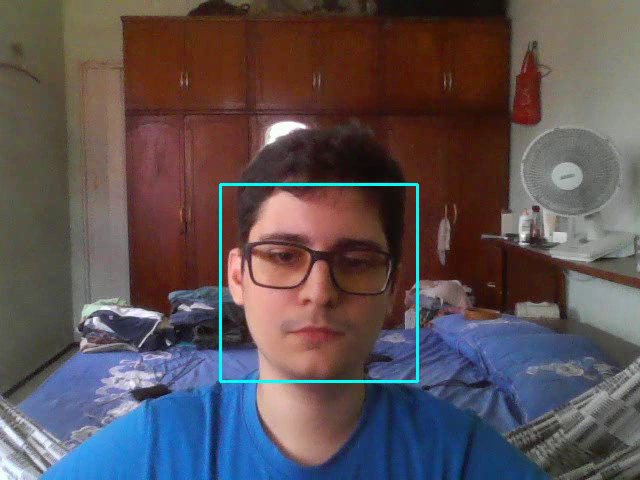
#> input picture frame 13 of face_detection_video.mp4, 640 x 480 px, given in place of the camera
$ python color_detection.py
#> lines starting #> are read from the running program, lines starting #| are printed output that depends on the picture; after the words box and inside, x2 and y2 are one past the last pixel; in counts of white or black regions, pixels touching at a corner belong together
import cv2 as cv
import numpy as np

cap = cv.VideoCapture(0)
width = int(cap.get(cv.CAP_PROP_FRAME_WIDTH))
height = int(cap.get(cv.CAP_PROP_FRAME_HEIGHT))
writer = cv.VideoWriter('color_detection_video.mp4', cv.VideoWriter_fourcc(*'mp4v'), 10, (width, height))

while True:
    _, img = cap.read()
#> img is the input picture: shape (480, 640, 3); mean B, G, R 84, 80.7, 91.3
    hsv = cv.cvtColor(img, cv.COLOR_BGR2HSV)
#> hsv: shape (480, 640, 3); mean H, S, V 50.8, 111.8, 111
    hsv = cv.medianBlur(hsv, 7)
#> hsv: shape (480, 640, 3); mean H, S, V 49.1, 111.1, 110.2

    L_limit = np.array([98, 50, 50])
    U_limit = np.array([139, 255, 255])

    b_mask = cv.inRange(hsv, L_limit, U_limit)
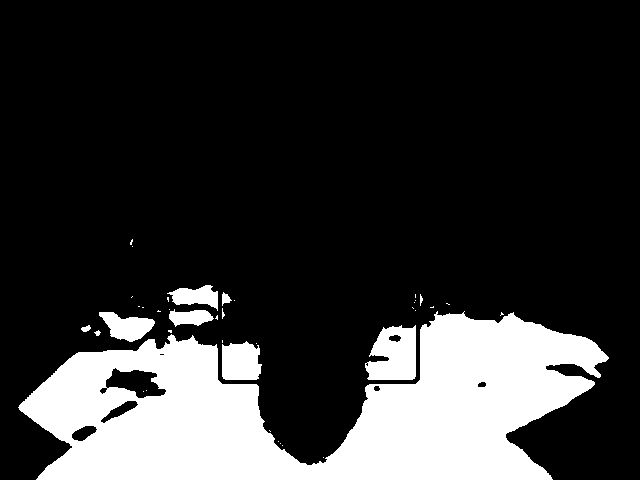
#> b_mask: shape (480, 640); 20.2% white; 39 white regions (29 under 20 px), largest, box (x1, y1, x2, y2) and area: (18, 311, 609, 480) 56109, (365, 325, 416, 380) 2152, (222, 341, 262, 380) 1327
    blue = cv.bitwise_and(img, img, mask=b_mask)
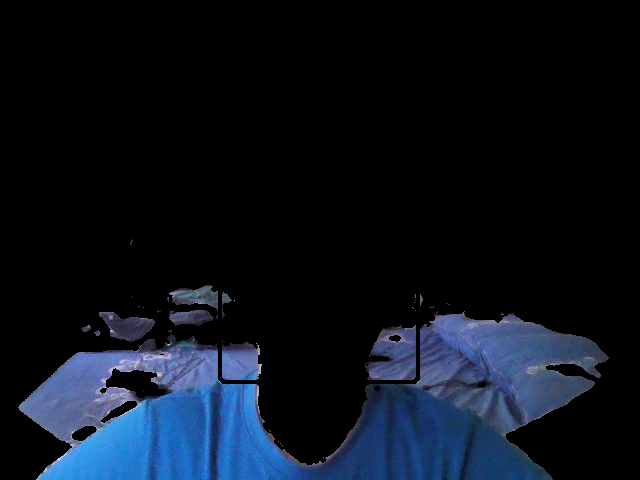
#> blue: shape (480, 640, 3); mean B, G, R 28.5, 18, 11.5
    writer.write(blue)
    cv.imshow('Result', blue)
    k = cv.waitKey(30) & 0xff
#> (key Esc is pressed here)
    if k == 27:
        break

cap.release()
writer.release()
cv.destroyAllWindows()

$ run again, starting later in the video
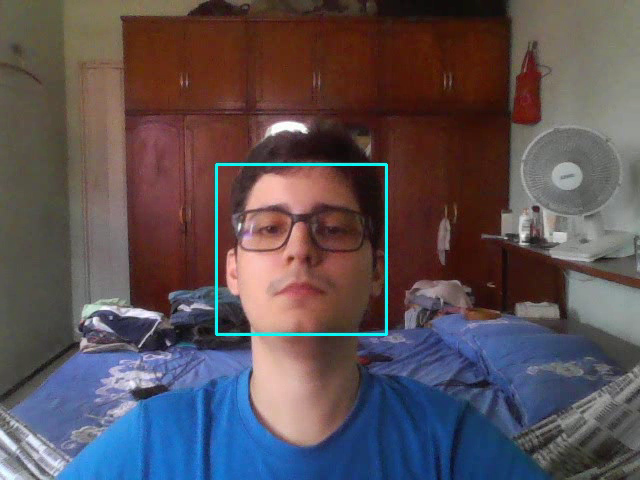
#> input picture frame 62 of face_detection_video.mp4, 640 x 480 px, given in place of the camera
#> img is the input picture: shape (480, 640, 3); mean B, G, R 85.1, 79.8, 90.4
#> `b_mask = cv.inRange(hsv, L_limit, U_limit)`:
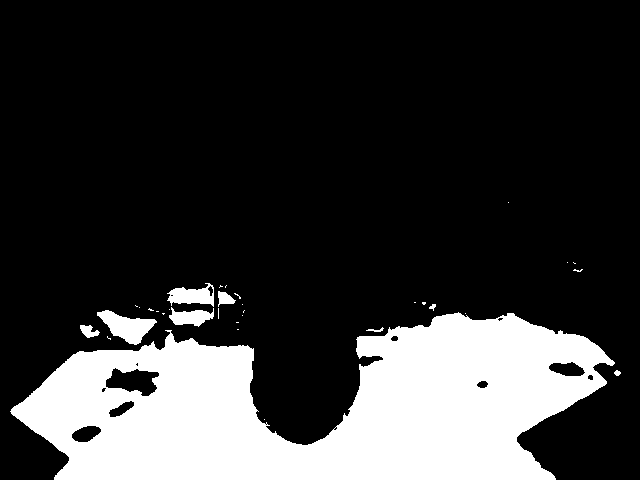
#> b_mask: shape (480, 640); 21.5% white; 33 white regions (24 under 20 px), largest, box (x1, y1, x2, y2) and area: (10, 312, 615, 480) 63297, (97, 310, 157, 345) 1047, (167, 283, 214, 307) 670
#> `blue = cv.bitwise_and(img, img, mask=b_mask)`:
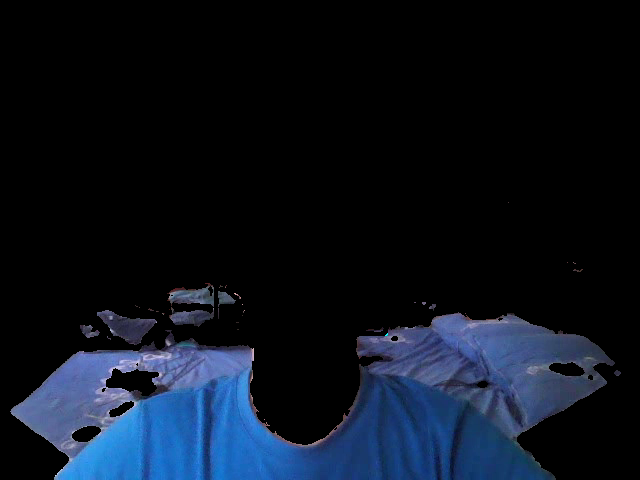
#> blue: shape (480, 640, 3); mean B, G, R 29.9, 18.5, 11.5

$ run again, starting later in the video
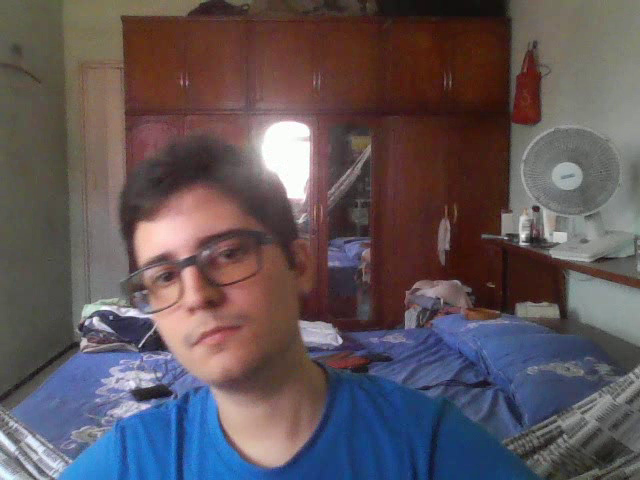
#> input picture frame 110 of face_detection_video.mp4, 640 x 480 px, given in place of the camera
#> img is the input picture: shape (480, 640, 3); mean B, G, R 89.4, 84.5, 95
#> `b_mask = cv.inRange(hsv, L_limit, U_limit)`:
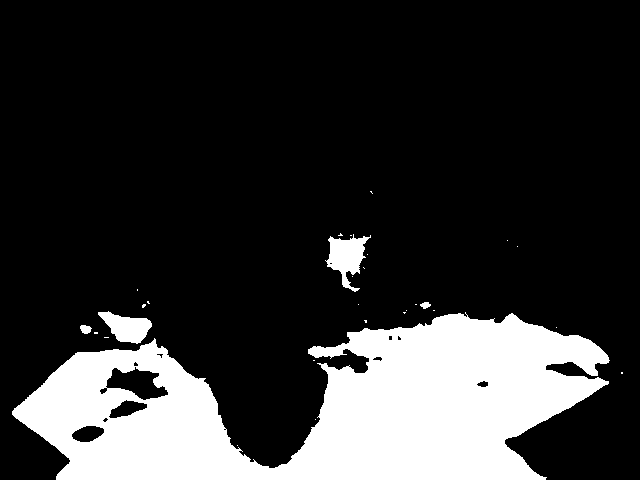
#> b_mask: shape (480, 640); 19.8% white; 29 white regions (24 under 20 px), largest, box (x1, y1, x2, y2) and area: (12, 312, 610, 480) 58483, (325, 234, 371, 292) 1262, (98, 311, 152, 344) 1016, (80, 325, 92, 334) 79, (420, 302, 431, 309) 51
#> `blue = cv.bitwise_and(img, img, mask=b_mask)`:
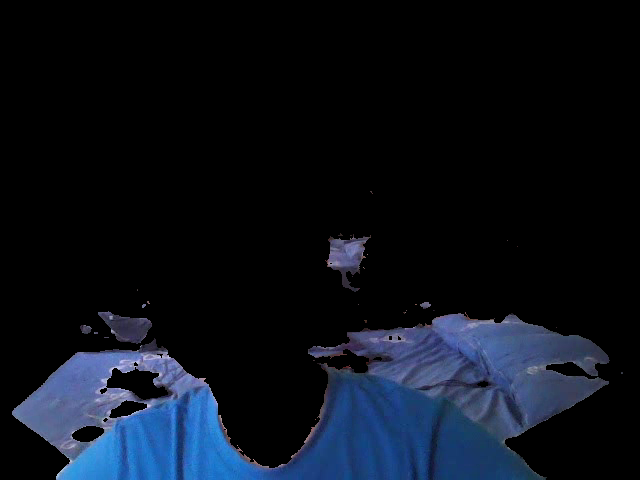
#> blue: shape (480, 640, 3); mean B, G, R 26.5, 16.8, 11.2
